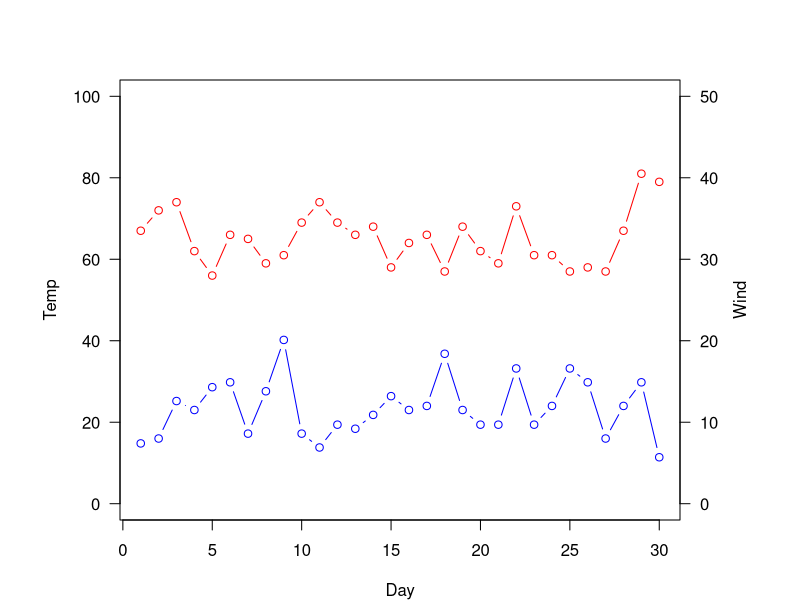
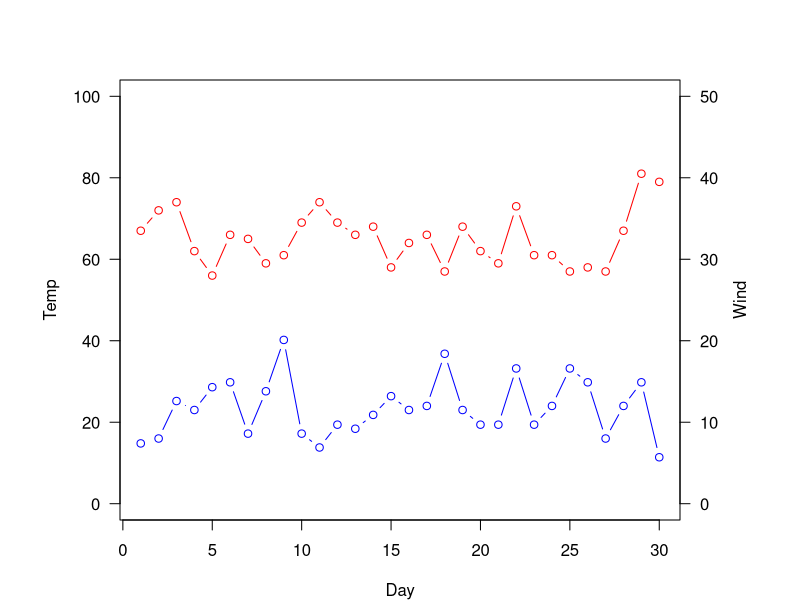

Source code (R) for these figures, in order:
## ---- chunk 1
df <- airquality[1:30, ]
df
## ---- chunk 2
par(mar = c(4,6,4,6))

plot(Temp ~ Day,
     type = "b",
     col = "red",
     ylim = c(0, 100),
     las = 1,
     data = df)

par(new = T)

plot(Wind ~ Day,
     type = "b",
      axes = FALSE,
     col = "blue",
     data = df,
     ylim = c(0,50),
     xlab = "",
     ylab = "")

axis(side = 4,
     las = 2)

mtext(text = "Wind",
      side = 4,
      line = 2.5)
## ---- chunk 3
par(mar = c(4,6,4,6))

plot(Temp ~ Day,
     type = "b",
     col = "red",
     ylim = c(0, 100),
     las = 1,
     data = df)

par(new = T)

plot(Wind ~ Day,
     type = "b",
     axes = FALSE,
     col = "blue",
     data = df,
     ylim = c(0,50),
     xlab = "",
     ylab = "")

axis(side = 4,
     las = 2)

mtext(text = "Wind",
      side = 4,
      line = 2.5)
